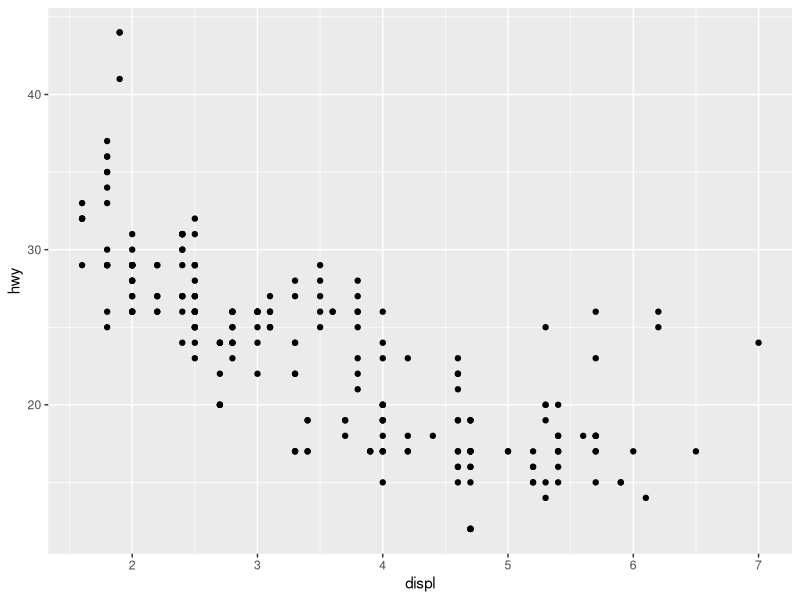
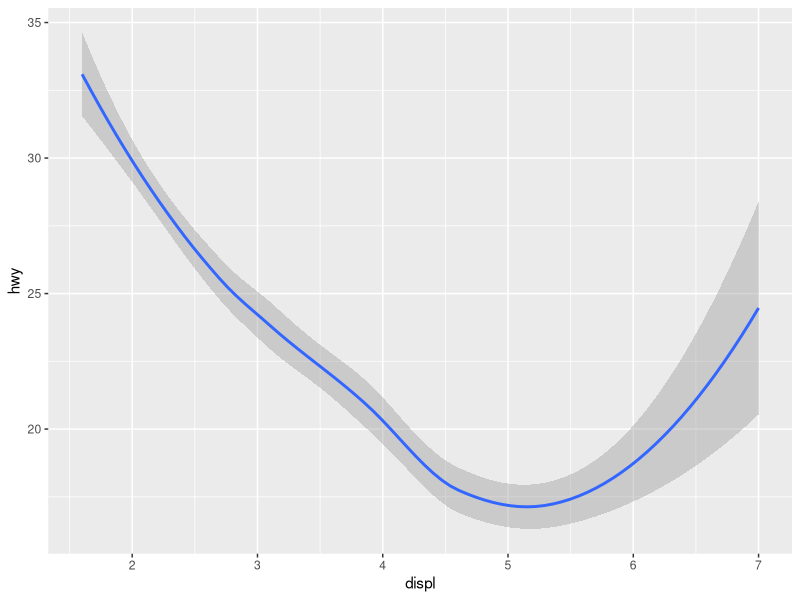
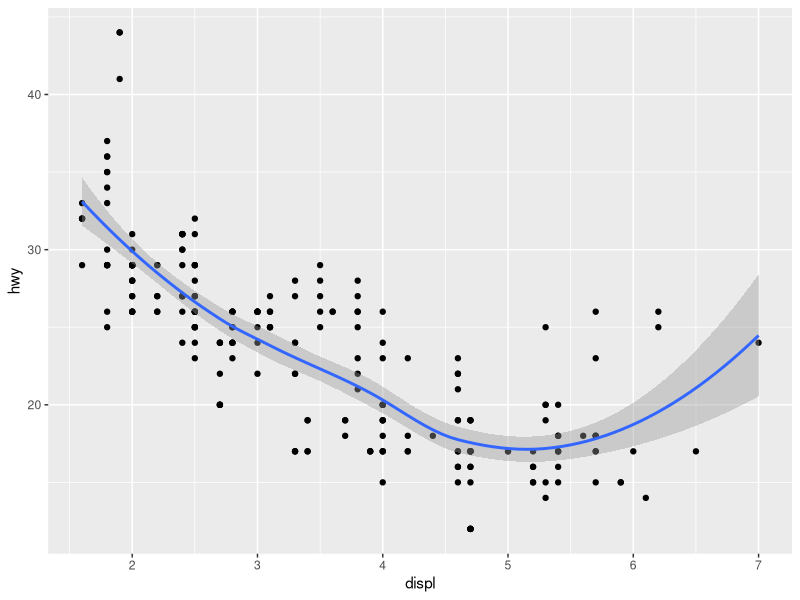
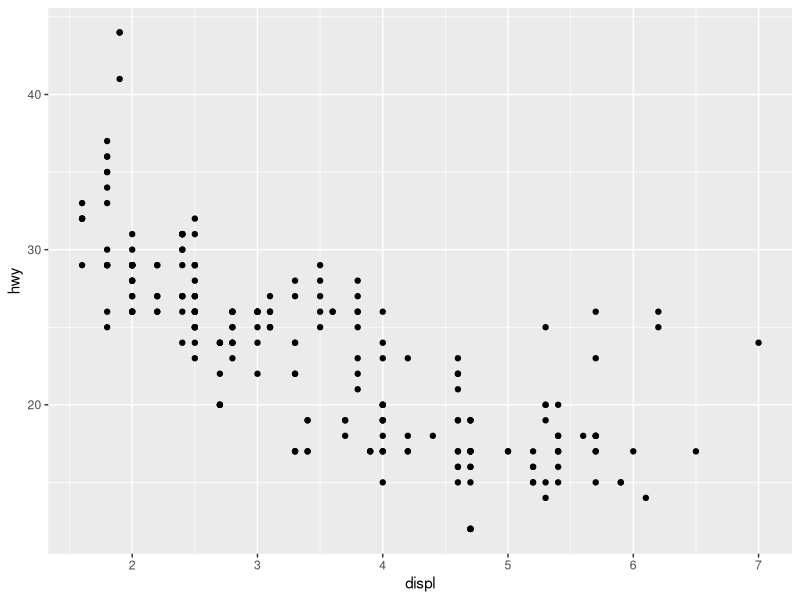

Write R code to recreate these figures, in order. (Note: this script raises an error after producing the figures.)

# package -----------------------------------------------------------------


library(tidyverse)



# mpg data.frame ----------------------------------------------------------


mpg <- ggplot2::mpg
?mpg




# first ggplot ------------------------------------------------------------


ggplot(data = mpg,
       mapping = aes(x = displ,
                     y = hwy)) +
  geom_point()



# fitted line with geom_smooth() ------------------------------------------


ggplot(data = mpg,
       mapping = aes(x = displ,
                     y = hwy)) +
  geom_smooth()




# two geometric objects in one ggplot -------------------------------------


ggplot(data = mpg,
       mapping = aes(x = displ,
                     y = hwy)) +
  geom_point() +
  geom_smooth()




# adding layers using + ---------------------------------------------------

# error b/c the location of +
ggplot(data = mpg,
       mapping = 
         aes(x = displ, 
             y = hwy) ) +
  geom_point()
+ geom_smooth()


# + should be located at the end of each line when changing lines
ggplot(data = mpg,
       mapping = 
         aes(x = displ, 
             y = hwy) ) +
  geom_point() +
  geom_smooth()



# geom_smooth(method = "lm") ----------------------------------------------


ggplot(data = mpg,
       mapping = aes(x = displ,
                     y = hwy)) +
  geom_point() +
  geom_smooth(method = "lm")



# transparency with alpha -------------------------------------------------


# alpha should be between 0 and 1

ggplot(data = mpg,
       mapping = aes(x = displ,
                     y = hwy)) +
  geom_point(alpha = 0.8) # 50%

ggplot(data = mpg,
       mapping = aes(x = displ,
                     y = hwy)) +
  geom_point(alpha = 0.3) # 30%

ggplot(data = mpg,
       mapping = aes(x = displ,
                     y = hwy)) +
  geom_point(alpha = 1) # no transparency

ggplot(data = mpg,
       mapping = aes(x = displ,
                     y = hwy)) +
  geom_point() # no transparency


ggplot(data = mpg,
       mapping = aes(x = displ,
                     y = hwy)) +
  geom_point(alpha = 0) # full transparency



# to have both scatterplot and fitted line
ggplot( data = mpg,
        mapping = 
          aes(x = displ, 
              y = hwy) ) + 
  geom_point( alpha = .5 ) +
  geom_smooth()


ggplot( data = mpg,
        mapping = 
          aes(x = displ, 
              y = hwy) ) + 
  geom_point( alpha = .5 ) +
  geom_smooth(method = "lm")



# aesthetic mapping -------------------------------------------------------

# color aesthetic mapping
ggplot( data = mpg,
        mapping = 
          aes(x = displ, 
              y = hwy,
              color = class) ) + 
  geom_point()


# shape aesthetic mapping
ggplot( data = mpg,
        mapping = 
          aes(x = displ, 
              y = hwy,
              shape = class) ) + 
  geom_point()


# size aesthetic mapping
ggplot( data = mpg,
        mapping = 
          aes(x = displ, 
              y = hwy,
              size = class) ) + 
  geom_point()


# setting color aesthetic, manually
ggplot( data = mpg,
        mapping = 
          aes(x = displ, 
              y = hwy) ) + 
  geom_point(color = "blue")

ggplot( data = mpg,
        mapping = 
          aes(x = displ, 
              y = hwy) ) + 
  geom_point(color = "red")


# Caution: Error: object 'blue' not found
  # Quote color name when manually setting it to color
ggplot( data = mpg,
        mapping = 
          aes(x = displ, 
              y = hwy) ) + 
  geom_point(color = blue)


ggplot(data = mpg,
       mapping = 
         aes(x = displ, 
             y = hwy) ) + 
  geom_smooth() 


ggplot(data = mpg,
       mapping = 
         aes(x = displ, 
             y = hwy) ) + 
  geom_smooth(color = "darkorange") 

# fill mapping in geom_smooth() is for the color of ribbon
ggplot(data = mpg,
       mapping = 
         aes(x = displ, 
             y = hwy) ) + 
  geom_smooth(color = "darkorange",
              fill = "darkorange") 


# each geom_*() function has a different set of aesthetic properties
# e.g., 'fill' aethetics 
#     does not work with geom_point()
ggplot( data = mpg,
        mapping = 
          aes(x = displ, 
              y = hwy) ) + 
  geom_point(fill = "blue")


# setting size aesthetic, manually
ggplot( data = mpg,
        mapping = 
          aes(x = displ, 
              y = hwy) ) + 
  geom_point(size = 3)

ggplot( data = mpg,
        mapping = 
          aes(x = displ, 
              y = hwy) ) + 
  geom_point(size = 1) # default


# alpha aesthetic mapping, which is
# less visually appealing than color one!
ggplot(data = mpg,
       mapping = 
         aes(x = displ, 
             y = hwy,
             alpha = class) ) + 
  geom_point() 



# clutter is your enemy ---------------------------------------------------


ggplot( data = mpg,
        mapping = 
          aes(x = displ, 
              y = hwy) ) + 
  geom_point()
